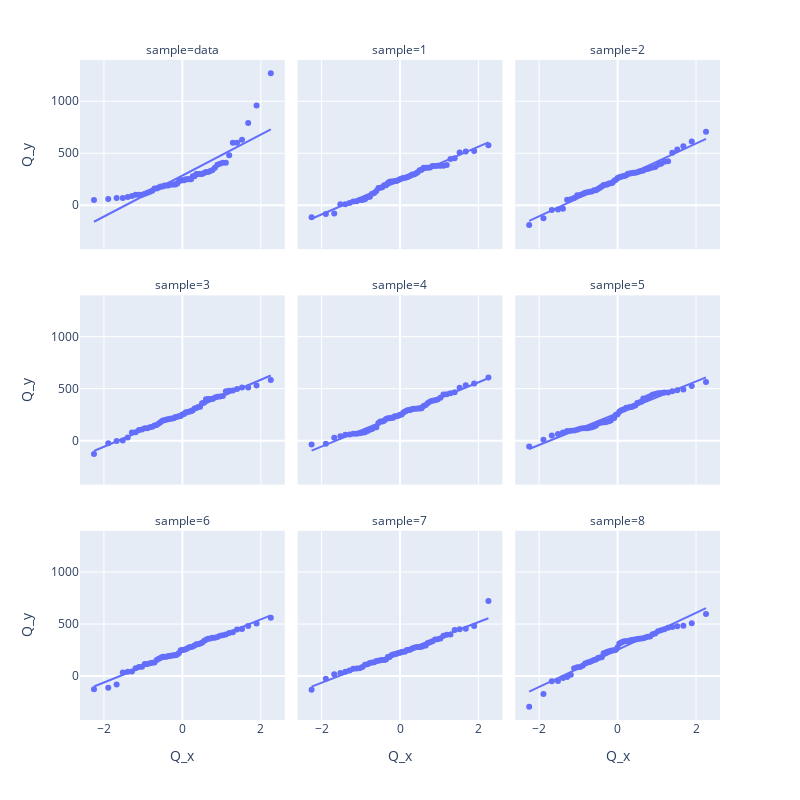

The notebook cell saved with this chart:
### Code cell
(Q_x, Q_y) = probplot(mcdonals["cal_fat"], fit=False)

sim_qq_data = [pd.DataFrame({"Q_x": Q_x, "Q_y": Q_y, "sample": "data"})]
for i in range(8):
    sim_norm = np.random.normal(size = len(mcdonals["cal_fat"]), loc = dqmean, scale = dqsd)
    (Q_x, Q_y) = probplot(sim_norm, fit=False)
    sim_qq_data.append( pd.DataFrame({"Q_x": Q_x, "Q_y": Q_y, "sample": str(i+1)}) )
sim_qq_data = pd.concat(sim_qq_data)

px.scatter(sim_qq_data, x="Q_x", y="Q_y", facet_col="sample", facet_col_wrap=3, trendline="ols", width=800, height=800)
